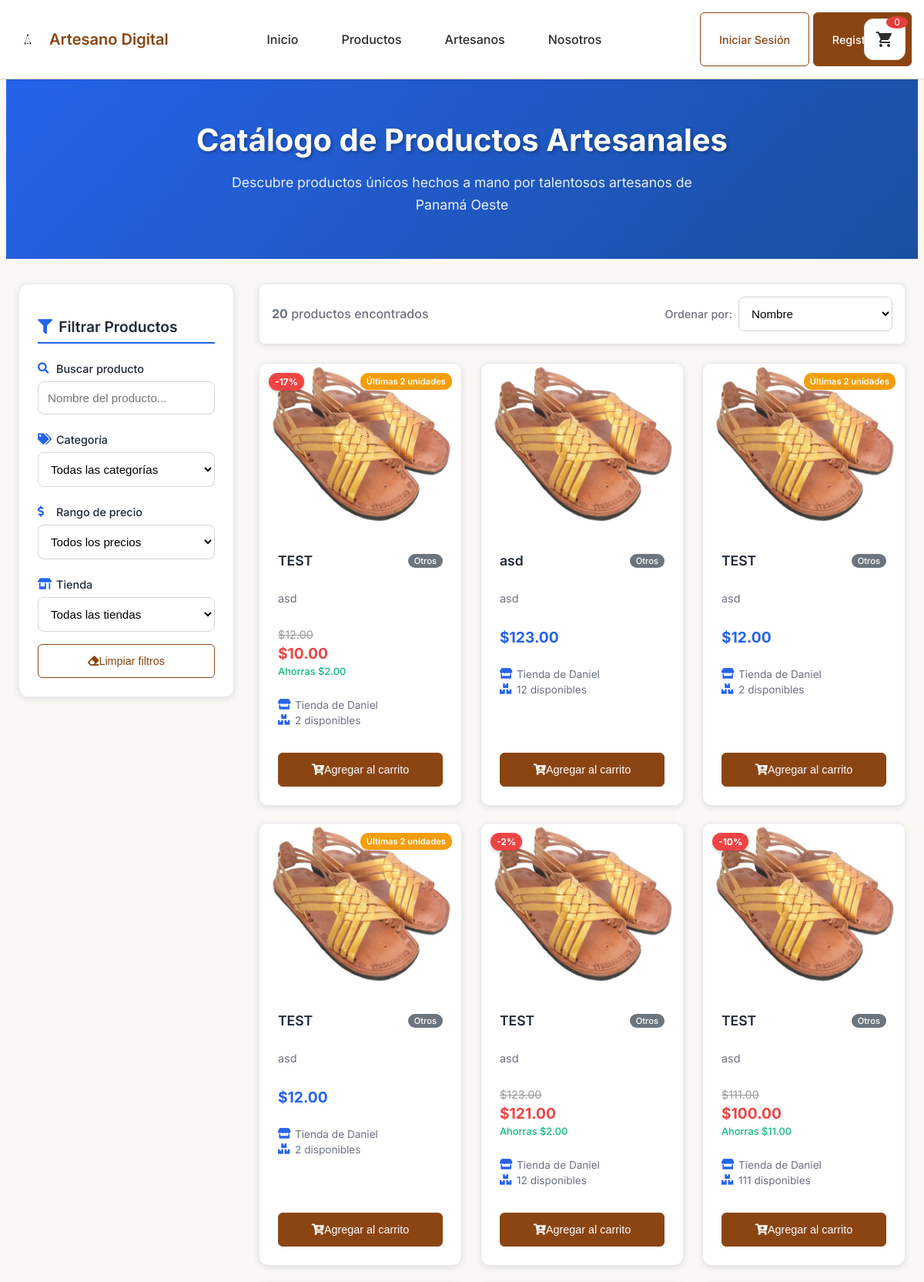
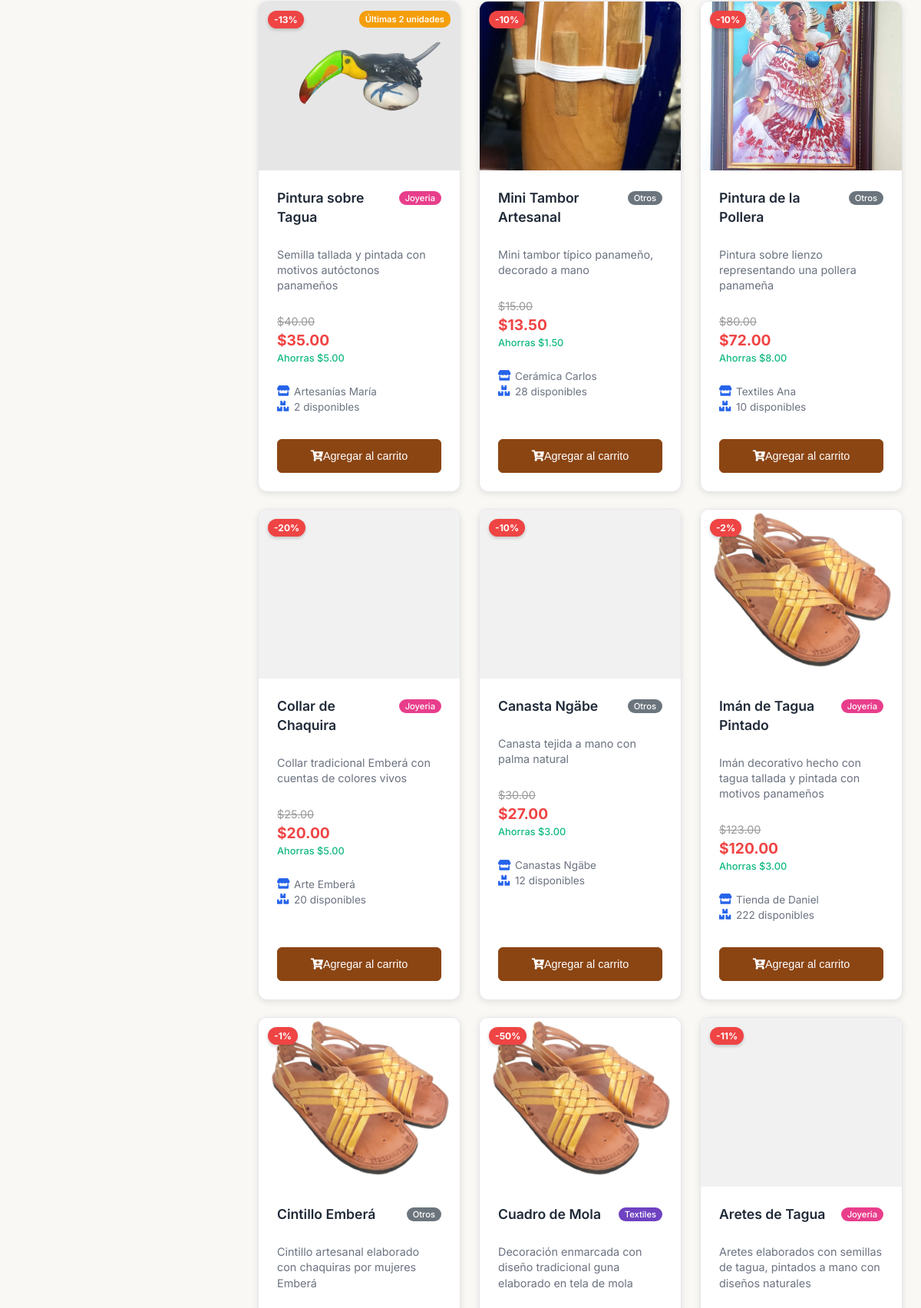
The page /productos (upper part) on the database its author committed (2 pictures, top to bottom).
### tables this page shows
CREATE TABLE `productos` (
  `id_producto` int(11) NOT NULL,
  `id_tienda` int(11) NOT NULL,
  `nombre` varchar(100) NOT NULL,
  `descripcion` text DEFAULT NULL,
  `precio` decimal(10,2) NOT NULL,
  `descuento` decimal(10,2) DEFAULT 0.00,
  `imagen` varchar(255) DEFAULT NULL,
  `stock` int(11) DEFAULT 0,
  `activo` tinyint(1) DEFAULT 1,
  `fecha_creacion` datetime DEFAULT current_timestamp()
);

CREATE TABLE `tiendas` (
  `id_tienda` int(11) NOT NULL,
  `id_usuario` int(11) NOT NULL,
  `nombre_tienda` varchar(100) NOT NULL,
  `descripcion` text DEFAULT NULL,
  `imagen_logo` varchar(255) DEFAULT NULL,
  `fecha_creacion` datetime DEFAULT current_timestamp()
);

### controllers/ControladorProductos.php (called while the page is built, shortened)
<?php
require_once dirname(__FILE__) . '/../models/Producto.php';
class ControladorProductos
{
    private $modeloProducto;
    public function __construct()
    {
        $this->modeloProducto = new Producto();
    }
    public function mostrarCatalogo()
    {
        $productos = $this->modeloProducto->obtenerTodos();
        include 'views/productos/catalogo.php';
    }
}

### config/Database.php (called while the page is built, shortened)
<?php
class Database
{
    private static ?Database $instancia = null;
    private ?PDO $conexion = null;
    private string $host;
    private string $baseDatos;
    private string $usuario;
    private string $contrasena;
    private string $charset;
    private function __construct()
    {
        $this->host = $_ENV['DB_HOST'] ?? 'localhost';
        $this->baseDatos = $_ENV['DB_DATABASE'] ?? 'artesano_digital';
        $this->usuario = $_ENV['DB_USERNAME'] ?? 'root';
        $this->contrasena = $_ENV['DB_PASSWORD'] ?? '';
        $this->charset = $_ENV['DB_CHARSET'] ?? 'utf8mb4';
    }
    public static function obtenerInstancia(): Database
    {
        if (self::$instancia === null) {
            self::$instancia = new self();
        }
        return self::$instancia;
    }
    private function conectar(): void
    {
        try {
            $dsn = "mysql:host={$this->host};dbname={$this->baseDatos};charset={$this->charset}";
            $opciones = [
                PDO::ATTR_ERRMODE => PDO::ERRMODE_EXCEPTION,
                PDO::ATTR_DEFAULT_FETCH_MODE => PDO::FETCH_ASSOC,
                PDO::ATTR_EMULATE_PREPARES => false,
                PDO::MYSQL_ATTR_INIT_COMMAND => "SET NAMES {$this->charset}"
            ];
            $this->conexion = new PDO($dsn, $this->usuario, $this->contrasena, $opciones);
        } catch (PDOException $e) {
            throw new Exception("Error de conexión a base de datos: " . $e->getMessage());
        }
    }
    public function obtenerConexion(): PDO
    {
        return $this->conexion;
    }
}

### models/Producto.php (called while the page is built, shortened)
<?php
require_once dirname(__FILE__) . '/../config/Database.php';
class Producto
{
    private $conexion;
    public function __construct()
    {
        try {
            $database = Config\Database::obtenerInstancia();
            $this->conexion = $database->obtenerConexion();
        } catch (Exception $e) {
            $this->conexion = null;
            error_log("Error conectando BD: " . $e->getMessage());
        }
    }
    public function obtenerTodos()
    {
        try {
            $stmt = $this->conexion->prepare("
                SELECT
                    p.id_producto,
                    p.id_tienda,
                    p.nombre,
                    p.descripcion,
                    p.precio,
                    p.descuento,
                    p.imagen,
                    p.stock,
                    p.activo,
                    p.fecha_creacion,
                    t.nombre_tienda,
                    t.descripcion as descripcion_tienda,
                    t.imagen_logo,
                    u.id_usuario,
                    u.nombre as nombre_artesano,
                    u.correo,
                    u.telefono,
                    u.tipo_usuario
                FROM productos p
                INNER JOIN tiendas t ON p.id_tienda = t.id_tienda
                INNER JOIN usuarios u ON t.id_usuario = u.id_usuario
                WHERE p.activo = 1 AND p.stock > 0
                ORDER BY p.fecha_creacion DESC
            ");
            $stmt->execute();
            return $stmt->fetchAll(PDO::FETCH_ASSOC);
        } catch (Exception $e) {
            error_log("Error al obtener productos: " . $e->getMessage());
            return $this->obtenerDatosPrueba();
        }
    }
}

### views/productos/catalogo.php (the view, shortened to what this page needs)
<?php
$productosDecorados = [];
if (!empty($productos)) {
    foreach ($productos as $producto) {
        $precioFinal = $producto['precio'];
        $tieneDescuento = false;
        $porcentajeDescuento = 0;
        if (isset($producto['descuento']) && $producto['descuento'] > 0) {
            $tieneDescuento = true;
            $porcentajeDescuento = round(($producto['descuento'] / $producto['precio']) * 100);
            $precioFinal = $producto['precio'] - $producto['descuento'];
        }
        $categoria = determinarCategoria($producto['nombre'], $producto['descripcion'] ?? '');
        $productoData = [
            'id_producto' => $producto['id_producto'],
            'nombre' => $producto['nombre'],
            'descripcion' => $producto['descripcion'] ?? '',
            'precio' => $producto['precio'],
            'precio_final' => $precioFinal,
            'descuento' => $producto['descuento'] ?? 0,
            'porcentaje_descuento' => $porcentajeDescuento,
            'tiene_descuento' => $tieneDescuento,
            'imagen' => $producto['imagen'] ?? null,
            'stock' => $producto['stock'] ?? 0,
            'categoria' => $categoria,
            'nombre_tienda' => $producto['nombre_tienda'] ?? 'Tienda Artesanal',
            'nombre_artesano' => $producto['nombre_artesano'] ?? 'Artesano',
            'activo' => $producto['activo'] ?? 1
        ];
        if ($productoData['activo'] && $productoData['stock'] > 0) {
            $productosDecorados[] = $productoData;
        }
    }
}
function determinarCategoria($nombre, $descripcion) {
    $nombre_lower = strtolower($nombre);
    $desc_lower = strtolower($descripcion);
    if (strpos($nombre_lower, 'mola') !== false ||
        strpos($nombre_lower, 'huipil') !== false ||
        strpos($desc_lower, 'tejido') !== false ||
        strpos($nombre_lower, 'textil') !== false ||
        strpos($nombre_lower, 'bolso') !== false) {
        return 'textiles';
    }
    elseif (strpos($nombre_lower, 'vasija') !== false ||
           strpos($nombre_lower, 'ceramica') !== false ||
           strpos($desc_lower, 'ceramica') !== false ||
           strpos($nombre_lower, 'barro') !== false ||
           strpos($nombre_lower, 'plato') !== false) {
        return 'ceramica';
    }
    elseif (strpos($nombre_lower, 'pulsera') !== false ||
           strpos($nombre_lower, 'collar') !== false ||
           strpos($nombre_lower, 'joyeria') !== false ||
           strpos($desc_lower, 'joyeria') !== false ||
           strpos($nombre_lower, 'tagua') !== false) {
        return 'joyeria';
    }
    elseif (strpos($nombre_lower, 'sombrero') !== false ||
           strpos($nombre_lower, 'madera') !== false ||
           strpos($desc_lower, 'madera') !== false) {
        return 'tradicional';
    }
    return 'otros';
}
?>
<link rel="stylesheet" href="/artesanoDigital/assets/css/catalogo-productos.css">
<header class="catalogo-header">
    <div class="container">
        <h1 class="catalogo-titulo">
            Catálogo de Productos Artesanales
        </h1>
        <p class="catalogo-descripcion">
            Descubre productos únicos hechos a mano por talentosos artesanos de Panamá Oeste
        </p>
    </div>
</header>
<div class="container">
    <div class="catalogo-layout">
        <aside class="filtros-contenedor">
            <h3 class="filtros-titulo">
                <i class="fas fa-filter"></i>
                Filtrar Productos
            </h3>
            <div class="filtros-grid">
                <div class="filtro-grupo">
                    <label for="busqueda">
                        <i class="fas fa-search"></i>
                        Buscar producto
                    </label>
                    <input type="text" id="busqueda" class="input-busqueda" placeholder="Nombre del producto...">
                </div>
                <div class="filtro-grupo">
                    <label for="categoria">
                        <i class="fas fa-tags"></i>
                        Categoría
                    </label>
                    <select id="categoria" class="select-filtro">
                        <option value="">Todas las categorías</option>
                    </select>
                </div>
                <div class="filtro-grupo">
                    <label for="precio">
                        <i class="fas fa-dollar-sign"></i>
                        Rango de precio
                    </label>
                    <select id="precio" class="select-filtro">
                        <option value="">Todos los precios</option>
                    </select>
                </div>
                <div class="filtro-grupo">
                    <label for="tienda">
                        <i class="fas fa-store-alt"></i>
                        Tienda
                    </label>
                    <select id="tienda" class="select-filtro">
                        <option value="">Todas las tiendas</option>
                    </select>
                </div>
            </div>
            <div class="filtros-acciones">
                <button type="button" class="btn btn-outline" onclick="limpiarFiltros()">
                    <i class="fas fa-eraser"></i>
                    Limpiar filtros
                </button>
            </div>
        </aside>
        <main class="productos-contenido">
            <div class="productos-controles">
                <div class="productos-info">
                    <span class="productos-contador">
                        <strong id="contador-productos"><?= count($productosDecorados) ?></strong> productos encontrados
                    </span>
                </div>
                <div class="productos-ordenar">
                    <label for="ordenar">Ordenar por:</label>
                    <select id="ordenar" class="select-filtro" onchange="ordenarProductos()">
                        <option value="nombre">Nombre</option>
                    </select>
                </div>
            </div>
            <?php if (!empty($productosDecorados)): ?>
                <div class="productos-grid" id="productosGrid">
                    <?php foreach ($productosDecorados as $producto): ?>
                        <article class="producto-tarjeta"
                                data-nombre="<?= strtolower(htmlspecialchars($producto['nombre'])) ?>"
                                data-categoria="<?= htmlspecialchars($producto['categoria']) ?>"
                                data-precio="<?= htmlspecialchars($producto['precio_final']) ?>"
                                data-tienda="<?= htmlspecialchars($producto['nombre_tienda']) ?>">
                            <?php if ($producto['tiene_descuento']): ?>
                                <div class="badge-descuento">
                                    -<?= $producto['porcentaje_descuento'] ?>%
                                </div>
                            <?php endif; ?>
                            <?php if ($producto['stock'] <= 5): ?>
                                <div class="badge-stock">
                                    Últimas <?= $producto['stock'] ?> unidades
                                </div>
                            <?php endif; ?>
                            <div class="producto-imagen-contenedor">
                                <?php
                                $rutaImagen = '/artesanoDigital/public/placeholder.jpg';
                                if (!empty($producto['imagen'])) {
                                    if (strpos($producto['imagen'], 'public/') === 0 || strpos($producto['imagen'], 'uploads/') === 0) {
                                        $rutaImagen = '/artesanoDigital/' . $producto['imagen'];
                                    } else {
                                        $rutaImagen = '/artesanoDigital/uploads/productos/' . $producto['imagen'];
                                    }
                                }
                                ?>
                                <img src="<?= htmlspecialchars($rutaImagen) ?>"
                                     alt="<?= htmlspecialchars($producto['nombre']) ?>"
                                     class="producto-imagen"
                                     onerror="this.src='/artesanoDigital/public/placeholder.jpg'"
                                    <?php
                                    $imagenParaJS = '';
                                    if (!empty($producto['imagen'])) {
                                        if (strpos($producto['imagen'], 'public/') === 0 || strpos($producto['imagen'], 'uploads/') === 0) {
                                            $imagenParaJS = '/artesanoDigital/' . $producto['imagen'];
                                        } else {
                                            $imagenParaJS = '/artesanoDigital/uploads/productos/' . $producto['imagen'];
                                        }
                                    } else {
                                        $imagenParaJS = '/artesanoDigital/public/placeholder.jpg';
                                    }
                                    ?>
                            </div>
                            <div class="producto-info">
                                <div class="producto-header">
                                    <h3 class="producto-nombre"><?= htmlspecialchars($producto['nombre']) ?></h3>
                                    <div class="producto-categoria">
                                        <span class="categoria-tag categoria-<?= $producto['categoria'] ?>">
                                            <?= ucfirst($producto['categoria']) ?>
                                        </span>
                                    </div>
                                </div>
                                <p class="producto-descripcion">
                                    <?= htmlspecialchars(substr($producto['descripcion'], 0, 100)) ?><?= strlen($producto['descripcion']) > 100 ? '...' : '' ?>
                                </p>
                                <div class="producto-precios">
                                    <?php if ($producto['tiene_descuento']): ?>
                                        <span class="precio-original">$<?= number_format($producto['precio'], 2) ?></span>
                                        <span class="precio-descuento">$<?= number_format($producto['precio_final'], 2) ?></span>
                                        <small class="ahorro">Ahorras $<?= number_format($producto['descuento'], 2) ?></small>
                                    <?php else: ?>
                                        <span class="producto-precio">$<?= number_format($producto['precio'], 2) ?></span>
                                    <?php endif; ?>
                                </div>
                                <div class="producto-metadatos">
                                    <div class="tienda-info">
                                        <i class="fas fa-store"></i>
                                        <span><?= htmlspecialchars($producto['nombre_tienda']) ?></span>
                                    </div>
                                    <div class="stock-info">
                                        <i class="fas fa-boxes"></i>
                                        <span><?= $producto['stock'] ?> disponibles</span>
                                    </div>
                                </div>
                                <button type="button" class="btn btn-primary btn-agregar" onclick="agregarAlCarritoCompleto(<?= $producto['id_producto'] ?>, '<?= htmlspecialchars($producto['nombre']) ?>', <?= $producto['precio_final'] ?>, '<?= htmlspecialchars($imagenParaJS) ?>', 1, <?= $producto['stock'] ?>)">
                                    <i class="fas fa-cart-plus"></i>
                                    Agregar al carrito
                                </button>
                            </div>
                        </article>
                    <?php endforeach; ?>
                </div>
            <?php endif; ?>
        </main>
    </div>
</div>
<?php
include __DIR__ . '/../layouts/base.php';
?>

### rows shown on the page
productos: porcentaje_descuento "17", stock "2", imagen (picture), nombre "TEST", categoria "Otros", descripcion "asd", precio "12.00", precio_final "10.00", descuento "2.00", id_tienda.nombre_tienda "Tienda de Daniel"
productos: imagen (picture), nombre "asd", categoria "Otros", descripcion "asd", precio "123.00", id_tienda.nombre_tienda "Tienda de Daniel", stock "12"
productos: stock "2", imagen (picture), nombre "TEST", categoria "Otros", descripcion "asd", precio "12.00", id_tienda.nombre_tienda "Tienda de Daniel"
productos: stock "2", imagen (picture), nombre "TEST", categoria "Otros", descripcion "asd", precio "12.00", id_tienda.nombre_tienda "Tienda de Daniel"
productos: porcentaje_descuento "2", imagen (picture), nombre "TEST", categoria "Otros", descripcion "asd", precio "123.00", precio_final "121.00", descuento "2.00", id_tienda.nombre_tienda "Tienda de Daniel", stock "12"
productos: porcentaje_descuento "10", imagen (picture), nombre "TEST", categoria "Otros", descripcion "asd", precio "111.00", precio_final "100.00", descuento "11.00", id_tienda.nombre_tienda "Tienda de Daniel", stock "111"
productos: porcentaje_descuento "13", stock "2", imagen (picture), nombre "Pintura sobre Tagua", categoria "Joyeria", descripcion "Semilla tallada y pintada con motivos autóctonos panameños", precio "40.00", precio_final "35.00", descuento "5.00", id_tienda.nombre_tienda "Artesanías María"
productos: porcentaje_descuento "10", imagen (picture), nombre "Mini Tambor Artesanal", categoria "Otros", descripcion "Mini tambor típico panameño, decorado a mano", precio "15.00", precio_final "13.50", descuento "1.50", id_tienda.nombre_tienda "Cerámica Carlos", stock "28"
productos: stock "10", imagen (picture), nombre "Pintura de la Pollera", categoria "Otros", descripcion "Pintura sobre lienzo representando una pollera panameña", precio "80.00", precio_final "72.00", descuento "8.00", id_tienda.nombre_tienda "Textiles Ana"
productos: stock "20", nombre "Collar de Chaquira", categoria "Joyeria", descripcion "Collar tradicional Emberá con cuentas de colores vivos", precio "25.00", stock "20.00", descuento "5.00", id_tienda.nombre_tienda "Arte Emberá"
productos: porcentaje_descuento "10", nombre "Canasta Ngäbe", categoria "Otros", descripcion "Canasta tejida a mano con palma natural", precio "30.00", precio_final "27.00", descuento "3.00", id_tienda.nombre_tienda "Canastas Ngäbe", stock "12"
productos: porcentaje_descuento "2", imagen (picture), nombre "Imán de Tagua Pintado", categoria "Joyeria", descripcion "Imán decorativo hecho con tagua tallada y pintada con motivos panameños", precio "123.00", precio_final "120.00", descuento "3.00", id_tienda.nombre_tienda "Tienda de Daniel", stock "222"
productos: activo "1", imagen (picture), nombre "Cintillo Emberá", categoria "Otros", descripcion "Cintillo artesanal elaborado con chaquiras por mujeres Emberá"
productos: porcentaje_descuento "50", imagen (picture), nombre "Cuadro de Mola", categoria "Textiles", descripcion "Decoración enmarcada con diseño tradicional guna elaborado en tela de mola"
productos: porcentaje_descuento "11", nombre "Aretes de Tagua", categoria "Joyeria", descripcion "Aretes elaborados con semillas de tagua, pintados a mano con diseños naturales"

### other values the page prints
$carrito_count "0"
count($productosDecorados) "20"
